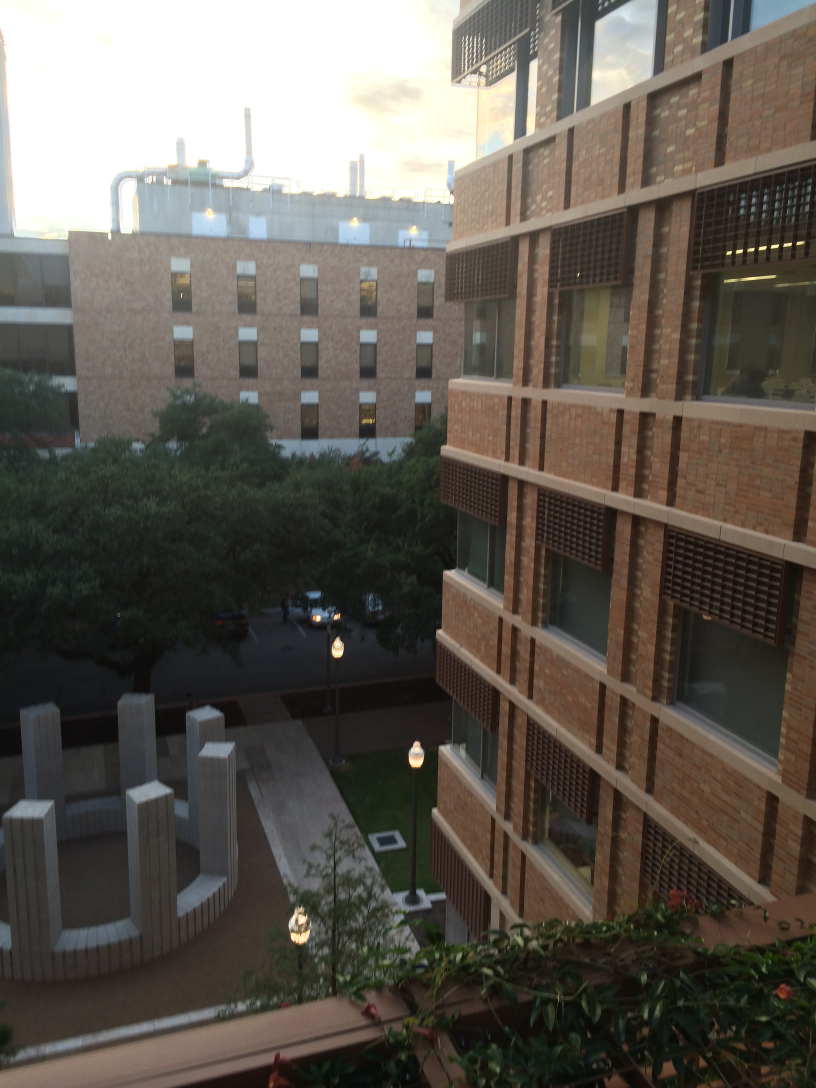
#> input picture project_1/my_pano_pics/gdc_3.jpeg, 2448 x 3264 px, given in place of houses_left.png, which was not available (shown at 1/3 size)
$ python test_surf.py my_pano_pics/gdc_3.jpeg my_pano_pics/gdc_tower_1.jpeg   (Python 2 division)   (older library calls are emulated)
#> lines starting #> are read from the running program, lines starting #| are printed output that depends on the picture; pictures that were not available may be replaced by others from this repository, and a replacement may not be noted
#!/usr/bin/env python

'''
Uses SURF to match two images.

Based on the sample code from opencv:
  samples/python2/find_obj.py

USAGE
  find_obj.py <image1> <image2>
'''

import numpy
import cv2

import sys

###############################################################################
# Image Matching
###############################################################################

def match_images(img1, img2):
    """Given two images, returns the matches"""
    # detector = cv2.SURF(400, 5, 5)
    detector = cv2.SIFT()
    matcher = cv2.BFMatcher(cv2.NORM_L2)

    kp1, desc1 = detector.detectAndCompute(img1, None)
    kp2, desc2 = detector.detectAndCompute(img2, None)
    #print 'img1 - %d features, img2 - %d features' % (len(kp1), len(kp2))

    raw_matches = matcher.knnMatch(desc1, trainDescriptors = desc2, k = 2) #2
    kp_pairs = filter_matches(kp1, kp2, raw_matches)
    return kp_pairs

def filter_matches(kp1, kp2, matches, ratio = 0.75):
    mkp1, mkp2 = [], []
    for m in matches:
        if len(m) == 2 and m[0].distance < m[1].distance * ratio:
            m = m[0]
            mkp1.append( kp1[m.queryIdx] )
            mkp2.append( kp2[m.trainIdx] )
    kp_pairs = zip(mkp1, mkp2)
    return kp_pairs


###############################################################################
# Match Diplaying
###############################################################################

def explore_match(win, img1, img2, kp_pairs, status = None, H = None):
    h1, w1 = img1.shape[:2]
    h2, w2 = img2.shape[:2]
    vis = numpy.zeros((max(h1, h2), w1+w2), numpy.uint8)
    vis[:h1, :w1] = img1
    vis[:h2, w1:w1+w2] = img2
    vis = cv2.cvtColor(vis, cv2.COLOR_GRAY2BGR)

    if H is not None:
        corners = numpy.float32([[0, 0], [w1, 0], [w1, h1], [0, h1]])
        corners = numpy.int32( cv2.perspectiveTransform(corners.reshape(1, -1, 2), H).reshape(-1, 2) + (w1, 0) )
        cv2.polylines(vis, [corners], True, (255, 255, 255))

    if status is None:
        status = numpy.ones(len(kp_pairs), numpy.bool_)
    p1 = numpy.int32([kpp[0].pt for kpp in kp_pairs])
    p2 = numpy.int32([kpp[1].pt for kpp in kp_pairs]) + (w1, 0)

    green = (0, 255, 0)
    red = (0, 0, 255)
    white = (255, 255, 255)
    kp_color = (51, 103, 236)
    for (x1, y1), (x2, y2), inlier in zip(p1, p2, status):
        if inlier:
            col = green
            cv2.circle(vis, (x1, y1), 2, col, -1)
            cv2.circle(vis, (x2, y2), 2, col, -1)
        else:
            col = red
            r = 2
            thickness = 3
            cv2.line(vis, (x1-r, y1-r), (x1+r, y1+r), col, thickness)
            cv2.line(vis, (x1-r, y1+r), (x1+r, y1-r), col, thickness)
            cv2.line(vis, (x2-r, y2-r), (x2+r, y2+r), col, thickness)
            cv2.line(vis, (x2-r, y2+r), (x2+r, y2-r), col, thickness)
    vis0 = vis.copy()
    for (x1, y1), (x2, y2), inlier in zip(p1, p2, status):
        if inlier:
            cv2.line(vis, (x1, y1), (x2, y2), green)

    cv2.imshow(win, vis)


def draw_matches(window_name, kp_pairs, img1, img2):
    """Draws the matches for """
    mkp1, mkp2 = zip(*kp_pairs)

    p1 = numpy.float32([kp.pt for kp in mkp1])
    p2 = numpy.float32([kp.pt for kp in mkp2])

    if len(kp_pairs) >= 4:
        H, status = cv2.findHomography(p1, p2, cv2.RANSAC, 5.0)
        #print '%d / %d  inliers/matched' % (numpy.sum(status), len(status))
    else:
        H, status = None, None
        #print '%d matches found, not enough for homography estimation' % len(p1)

    if len(p1):
        explore_match(window_name, img1, img2, kp_pairs, status, H)

###############################################################################
# Test Main
###############################################################################
def _known_homography(rows, cols):
    """Returns an arbitrary homography for testing."""
    orig_points = numpy.array([[0, 0],
                               [0, rows - 1],
                               [cols - 1, 0],
                               [cols - 1, rows - 1]],
                              numpy.float32)
    warp_points = numpy.array([[10, 10],
                               [-10, rows - 1 - 10],
                               [cols - 1 - 30, 50],
                               [cols - 1 - 60, rows - 1 - 30]],
                              numpy.float32)
    return cv2.getPerspectiveTransform(orig_points, warp_points)

if __name__ == '__main__':
    """Test code: Uses the two specified"""
    # [7 lines of commented-out code are left out]
    houses_left = cv2.imread("test_data/houses_left.png",
                             cv2.CV_LOAD_IMAGE_GRAYSCALE)
    rows, cols = houses_left.shape

    # Warp with a known homography.
    H_expected = _known_homography(rows, cols)
    img1 = cv2.warpPerspective(houses_left, H_expected,
                                             (cols, rows))
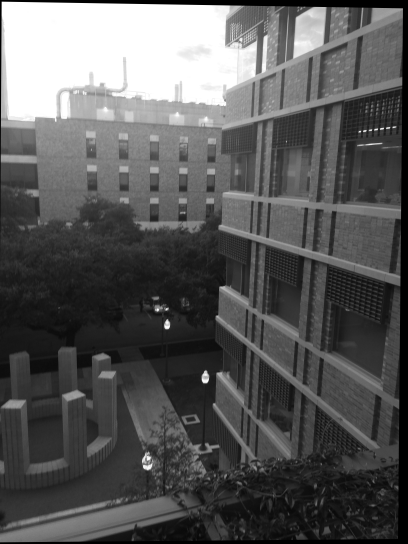
#> img1: shape (3264, 2448) (shown at 1/6 size); min 0, max 255, mean 88.7

    img2 = houses_left

    # img1 = cv2.imread(fn1, 0)
    # img2 = cv2.imread(fn2, 0)

    if img1 is None:
        print 'Failed to load fn1:', fn1
        sys.exit(1)

    if img2 is None:
        print 'Failed to load fn2:', fn2
        sys.exit(1)

    kp_pairs = match_images(img1, img2)
#> in match_images, `kp1, desc1 = detector.detectAndCompute(img1, None)`: kp1 = 5274 keypoints; strongest (x, y, size): (1231, 2271, 36.2), (2226, 781, 8.3), (17, 17, 11.1), (2323, 769, 7.6)
#> in match_images, `kp2, desc2 = detector.detectAndCompute(img2, None)`: kp2 = 6211 keypoints; strongest (x, y, size): (2187, 759, 8.9), (1248, 2273, 37.4), (2218, 754, 10.6), (2256, 749, 8.4)
#> in match_images, `raw_matches = matcher.knnMatch(desc1, trainDescriptors = desc2, k = 2)`: raw_matches = 5274 matches
#> after the loop in filter_matches, `for m in matches:`: mkp1 = 3619 keypoints; strongest (x, y, size): (1231, 2271, 36.2), (2226, 781, 8.3), (2323, 769, 7.6), (945, 1860, 13.4); mkp2 = 3619 keypoints; strongest (x, y, size): (1248, 2273, 37.4), (2256, 749, 8.4), (2356, 735, 7.9), (1019, 1843, 3.3)
#> in filter_matches, `kp_pairs = zip(mkp1, mkp2)`: kp_pairs = 3619 items
#> kp_pairs = 3619 items

    if kp_pairs:
        draw_matches('find_obj', kp_pairs, img1, img2)
#> in draw_matches, `p1 = numpy.float32([kp.pt for kp in mkp1])`: p1 = 3619 pairs, first value 27.79 to 2397.5, second value 47.61 to 3225.3
#> in draw_matches, `p2 = numpy.float32([kp.pt for kp in mkp2])`: p2 = 3619 pairs, first value 32.59 to 2431.9, second value 7.74 to 3251.4
#> in draw_matches, `H, status = cv2.findHomography(p1, p2, cv2.RANSAC, 5.0)`: H = [[0.998, 0.00613, -10.05], [-0.0166, 1, -9.87], [-7.67e-06, -1.41e-06, 1]]; status = 3619 values, max 1 at index 0, min 0 at index 25, mean 0.965
#> in explore_match, `vis[:h1, :w1] = img1`:
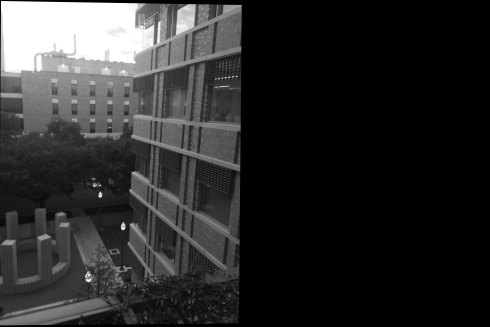
#> vis: shape (3264, 4896) (shown at 1/10 size); min 0, max 255, mean 44.4
#> in explore_match, `vis[:h2, w1:w1+w2] = img2`:
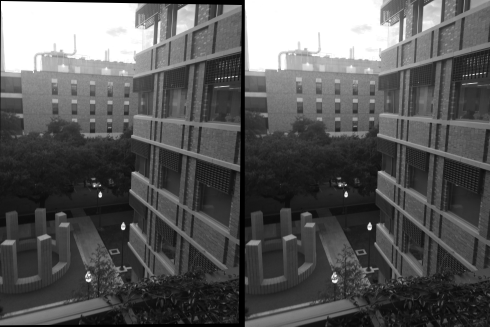
#> vis: shape (3264, 4896) (shown at 1/10 size); min 0, max 255, mean 90.1
#> in explore_match, `corners = numpy.int32( cv2.perspectiveTransform(corners.reshape(1, -1,..`: corners = [[2437, -9], [4926, -51], [4958, 3295], [2458, 3274]]
#> in explore_match, `p1 = numpy.int32([kpp[0].pt for kpp in kp_pairs])`: p1 = 3619 pairs, first value 27 to 2397, second value 47 to 3225
#> in explore_match, `p2 = numpy.int32([kpp[1].pt for kpp in kp_pairs]) + (w1, 0)`: p2 = 3619 pairs, first value 2480 to 4879, second value 7 to 3251
#> the loop in explore_match, `for (x1, y1), (x2, y2), inlier in zip(p1, p2, status):` made 3619 passes
#> (x1, y1, x2, y2, inlier, col) on passes 1 to 8: (27, 3169, 2485, 3178, [1], (0, 255, 0)), (28, 2458, 2481, 2460, [1], (0, 255, 0)), (38, 696, 2480, 688, [1], (0, 255, 0)), (40, 698, 2482, 690, [1], (0, 255, 0)), (45, 710, 2488, 701, [1], (0, 255, 0)), (46, 714, 2488, 705, [1], (0, 255, 0)), (47, 2382, 2499, 2384, [1], (0, 255, 0)), (52, 713, 2494, 705, [1], (0, 255, 0))
#> the loop in explore_match, `for (x1, y1), (x2, y2), inlier in zip(p1, p2, status):` made 3619 passes
#> (x1, y1, x2, y2, inlier) on passes 1 to 3: (27, 3169, 2485, 3178, [1]), (28, 2458, 2481, 2460, [1]), (38, 696, 2480, 688, [1])
#> after the loop in explore_match, `for (x1, y1), (x2, y2), inlier in zip(p1, p2, status):`:
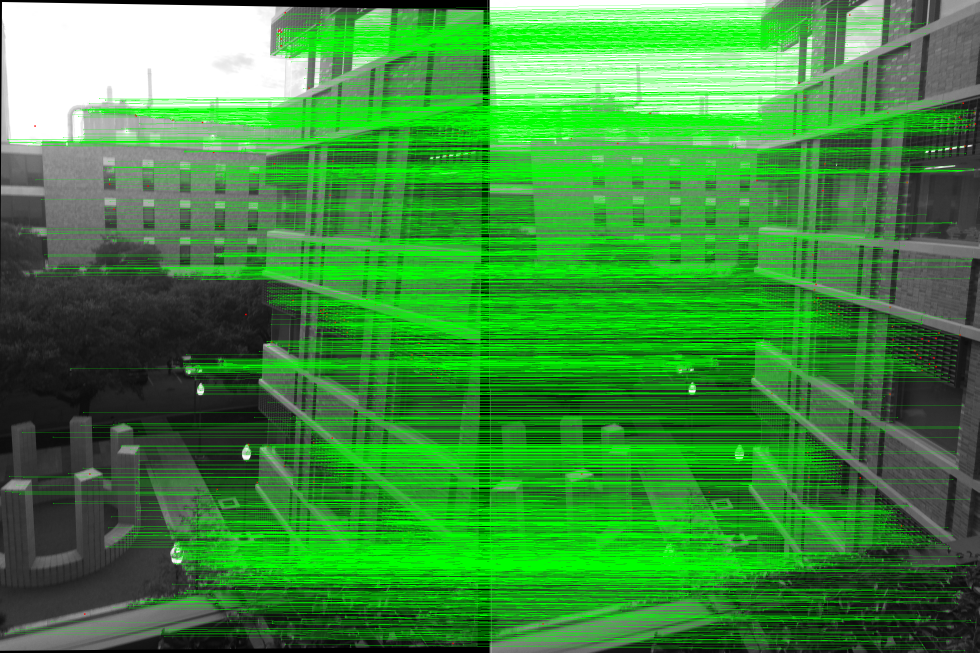
#> vis: shape (3264, 4896, 3) (shown at 1/5 size); mean B, G, R 62.3, 141.9, 62.4
        cv2.waitKey()
        cv2.destroyAllWindows()
else:
        print "No matches found"

$ run again, on project_1/my_pano_pics/gdc_tower_1.jpeg
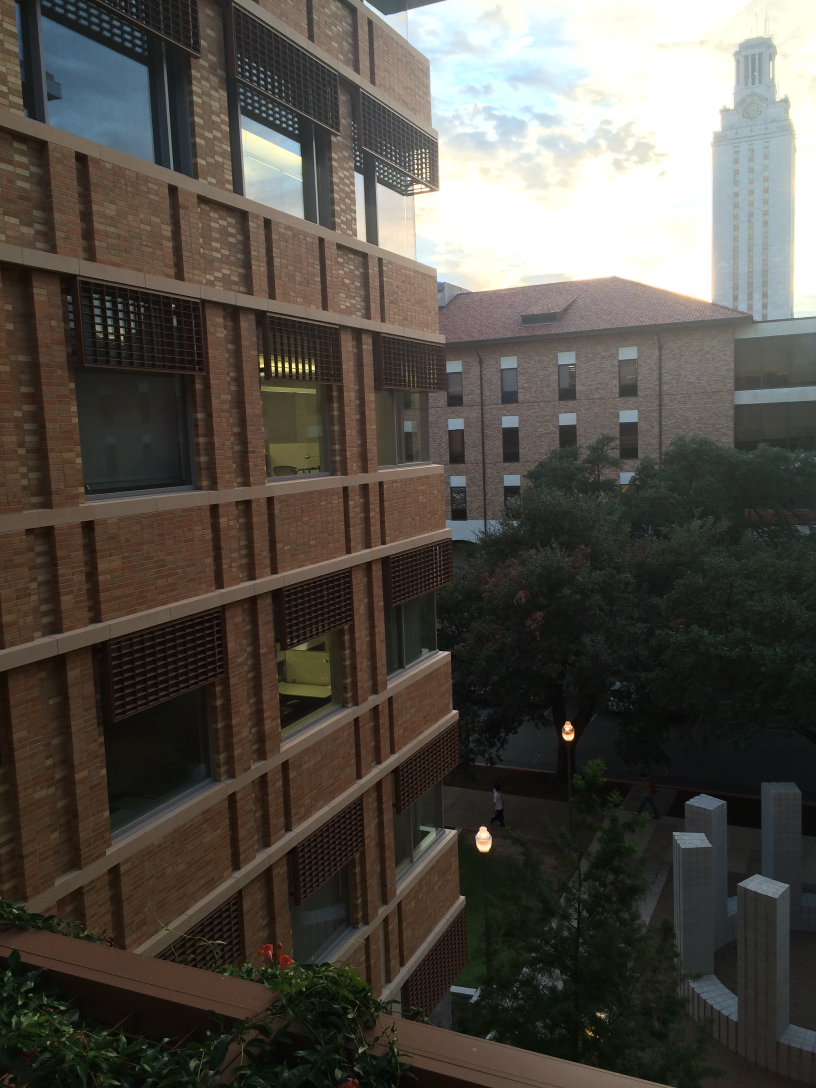
#> input picture project_1/my_pano_pics/gdc_tower_1.jpeg, 2448 x 3264 px, given in place of houses_left.png, which was not available (shown at 1/3 size)
#> kp1 = 16422 keypoints; strongest (x, y, size): (785, 1110, 8), (1679, 2211, 17.8), (937, 1118, 7.6), (1677, 2180, 16.1)
#> kp2 = 18416 keypoints; strongest (x, y, size): (1451, 2521, 39.8), (786, 1097, 8), (1706, 2211, 18.9), (940, 1104, 7.7)
#> raw_matches = 16422 matches
#> after the loop in filter_matches, `for m in matches:`: mkp1 = 9840 keypoints; strongest (x, y, size): (785, 1110, 8), (1679, 2211, 17.8), (937, 1118, 7.6), (1677, 2180, 16.1); mkp2 = 9840 keypoints; strongest (x, y, size): (786, 1097, 8), (1706, 2211, 18.9), (940, 1104, 7.7), (1704, 2180, 16.5)
#> in filter_matches, `kp_pairs = zip(mkp1, mkp2)`: kp_pairs = 9840 items
#> in draw_matches, `p1 = numpy.float32([kp.pt for kp in mkp1])`: p1 = 9840 pairs, first value 6.99 to 2402, second value 14.46 to 3242.8
#> in draw_matches, `p2 = numpy.float32([kp.pt for kp in mkp2])`: p2 = 9840 pairs, first value 9.26 to 2438.3, second value 5.78 to 3256.3
#> H = [[0.998, 0.00615, -10.04], [-0.0167, 1, -9.82], [-7.68e-06, -1.4e-06, 1]]; status = 9840 values, max 1 at index 0, min 0 at index 108, mean 0.96
#> in explore_match, `corners = numpy.int32( cv2.perspectiveTransform(corners.reshape(1, -1,..`: corners = [[2437, -9], [4926, -51], [4958, 3295], [2458, 3274]]
#> in explore_match, `p1 = numpy.int32([kpp[0].pt for kpp in kp_pairs])`: p1 = 9840 pairs, first value 6 to 2401, second value 14 to 3242
#> in explore_match, `p2 = numpy.int32([kpp[1].pt for kpp in kp_pairs]) + (w1, 0)`: p2 = 9840 pairs, first value 2457 to 4886, second value 5 to 3256
#> the loop in explore_match, `for (x1, y1), (x2, y2), inlier in zip(p1, p2, status):` made 9840 passes
#> (x1, y1, x2, y2) on passes 1 to 8: (6, 2957, 2463, 2964), (7, 3016, 2463, 3023), (8, 2742, 2463, 2747), (9, 3055, 2466, 3063), (9, 2929, 2465, 2936), (9, 2715, 2464, 2720), (10, 2834, 2465, 2840), (10, 2834, 2465, 2840)
#> after the loop in explore_match, `for (x1, y1), (x2, y2), inlier in zip(p1, p2, status):`:
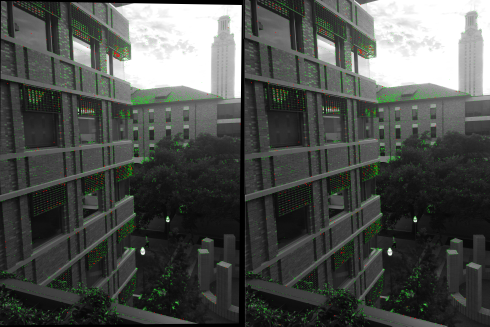
#> vis: shape (3264, 4896, 3) (shown at 1/10 size); mean B, G, R 77.1, 80.4, 77.6
#> the loop in explore_match, `for (x1, y1), (x2, y2), inlier in zip(p1, p2, status):` made 9840 passes
#> after the loop in explore_match, `for (x1, y1), (x2, y2), inlier in zip(p1, p2, status):`:
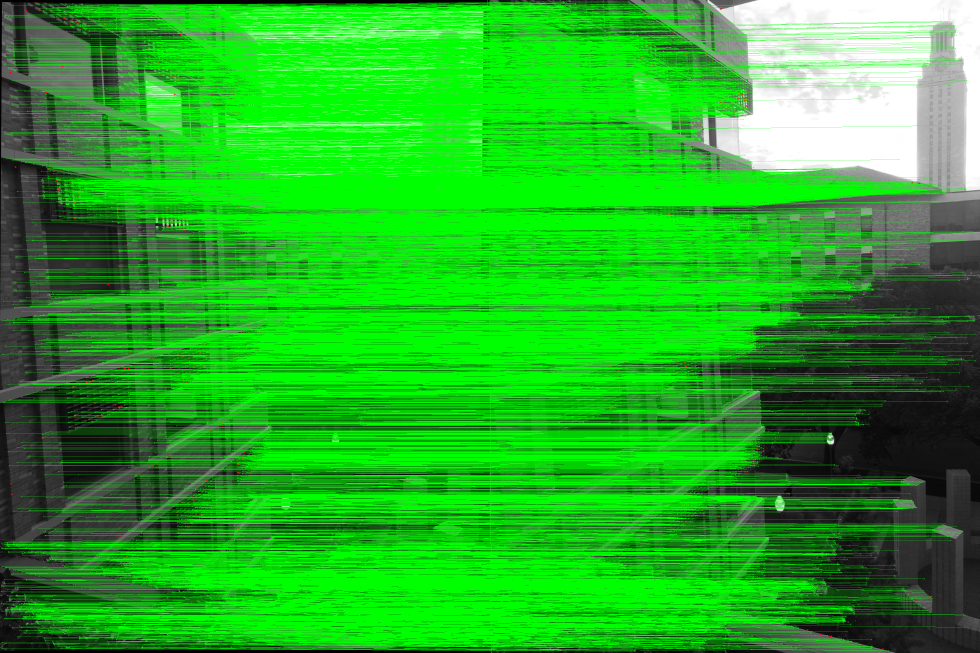
#> vis: shape (3264, 4896, 3) (shown at 1/5 size); mean B, G, R 36.7, 174.1, 36.9
